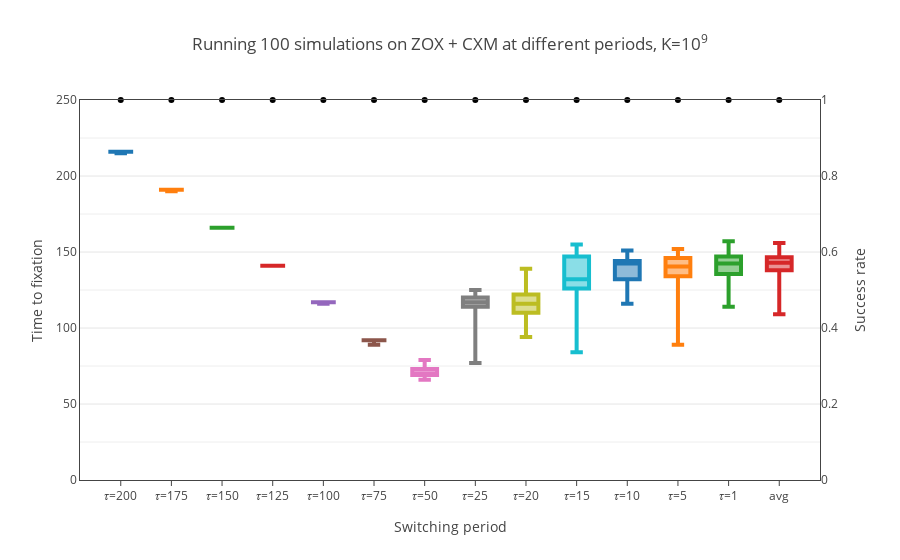

Notebook code for this chart:
### Code cell
fig = box_switching_zox(pairs[2], analyses=zox_analysis, mean=False)
iplot(fig, show_link=False)
pio.write_image(fig, '2020-07/{}.pdf'.format('+'.join([ls.name for ls in pairs[2]])), scale=2)
